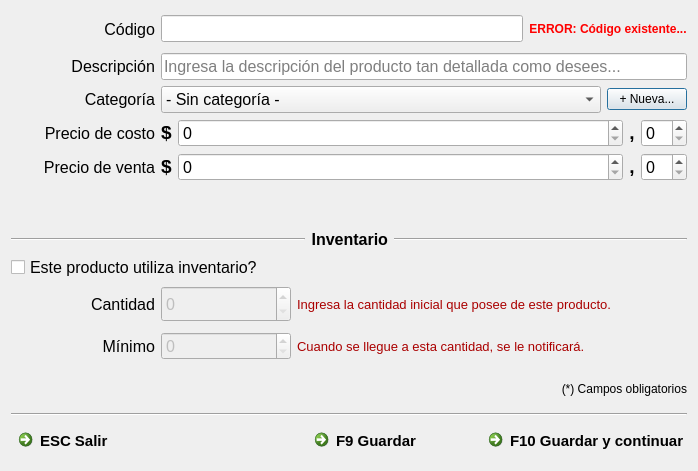
<?xml version="1.0" encoding="UTF-8"?>
<ui version="4.0">
 <class>Dialog</class>
 <widget class="QDialog" name="Dialog">
  <property name="geometry">
   <rect>
    <x>0</x>
    <y>0</y>
    <width>698</width>
    <height>471</height>
   </rect>
  </property>
  <property name="windowTitle">
   <string>Dialog</string>
  </property>
  <layout class="QVBoxLayout" name="verticalLayout_2">
   <item>
    <layout class="QVBoxLayout" name="verticalLayout">
     <item>
      <layout class="QHBoxLayout" name="hlDialog">
       <item>
        <widget class="QLabel" name="lbCodigo">
         <property name="minimumSize">
          <size>
           <width>144</width>
           <height>0</height>
          </size>
         </property>
         <property name="font">
          <font>
           <pointsize>12</pointsize>
          </font>
         </property>
         <property name="text">
          <string>Código</string>
         </property>
         <property name="alignment">
          <set>Qt::AlignRight|Qt::AlignTrailing|Qt::AlignVCenter</set>
         </property>
        </widget>
       </item>
       <item>
        <widget class="QLineEdit" name="leCodigo">
         <property name="sizePolicy">
          <sizepolicy hsizetype="Expanding" vsizetype="Fixed">
           <horstretch>0</horstretch>
           <verstretch>0</verstretch>
          </sizepolicy>
         </property>
         <property name="font">
          <font>
           <pointsize>12</pointsize>
          </font>
         </property>
        </widget>
       </item>
       <item>
        <widget class="QLabel" name="lbCodigoExistente">
         <property name="styleSheet">
          <string notr="true">color: rgb(255, 0, 0);
font: bold;</string>
         </property>
         <property name="text">
          <string>ERROR: Código existente...</string>
         </property>
         <property name="alignment">
          <set>Qt::AlignCenter</set>
         </property>
        </widget>
       </item>
      </layout>
     </item>
     <item>
      <layout class="QHBoxLayout" name="hlDialog">
       <item>
        <widget class="QLabel" name="lbDescripcion">
         <property name="minimumSize">
          <size>
           <width>144</width>
           <height>0</height>
          </size>
         </property>
         <property name="font">
          <font>
           <pointsize>12</pointsize>
          </font>
         </property>
         <property name="text">
          <string>Descripción</string>
         </property>
         <property name="alignment">
          <set>Qt::AlignRight|Qt::AlignTrailing|Qt::AlignVCenter</set>
         </property>
        </widget>
       </item>
       <item>
        <widget class="QLineEdit" name="leDescripcion">
         <property name="sizePolicy">
          <sizepolicy hsizetype="Expanding" vsizetype="Fixed">
           <horstretch>0</horstretch>
           <verstretch>0</verstretch>
          </sizepolicy>
         </property>
         <property name="font">
          <font>
           <pointsize>12</pointsize>
          </font>
         </property>
         <property name="maxLength">
          <number>256</number>
         </property>
         <property name="placeholderText">
          <string>Ingresa la descripción del producto tan detallada como desees...</string>
         </property>
        </widget>
       </item>
      </layout>
     </item>
     <item>
      <layout class="QHBoxLayout" name="horizontalLayout_3">
       <item>
        <widget class="QLabel" name="lbDescripcion_2">
         <property name="minimumSize">
          <size>
           <width>144</width>
           <height>0</height>
          </size>
         </property>
         <property name="font">
          <font>
           <pointsize>12</pointsize>
          </font>
         </property>
         <property name="text">
          <string>Categoría</string>
         </property>
         <property name="alignment">
          <set>Qt::AlignRight|Qt::AlignTrailing|Qt::AlignVCenter</set>
         </property>
        </widget>
       </item>
       <item>
        <widget class="QComboBox" name="cbCategoria">
         <property name="sizePolicy">
          <sizepolicy hsizetype="MinimumExpanding" vsizetype="Fixed">
           <horstretch>0</horstretch>
           <verstretch>0</verstretch>
          </sizepolicy>
         </property>
         <property name="font">
          <font>
           <pointsize>12</pointsize>
          </font>
         </property>
         <item>
          <property name="text">
           <string>- Sin categoría -</string>
          </property>
         </item>
        </widget>
       </item>
       <item>
        <widget class="QPushButton" name="btNuevaCategoria">
         <property name="cursor">
          <cursorShape>PointingHandCursor</cursorShape>
         </property>
         <property name="text">
          <string>+ Nueva...</string>
         </property>
        </widget>
       </item>
      </layout>
     </item>
     <item>
      <layout class="QHBoxLayout" name="hlDialog_2">
       <item>
        <widget class="QLabel" name="lbPrecio_venta_2">
         <property name="minimumSize">
          <size>
           <width>144</width>
           <height>0</height>
          </size>
         </property>
         <property name="font">
          <font>
           <pointsize>12</pointsize>
          </font>
         </property>
         <property name="text">
          <string>Precio de costo</string>
         </property>
         <property name="alignment">
          <set>Qt::AlignRight|Qt::AlignTrailing|Qt::AlignVCenter</set>
         </property>
        </widget>
       </item>
       <item>
        <layout class="QHBoxLayout" name="horizontalLayout_4">
         <property name="spacing">
          <number>6</number>
         </property>
         <item>
          <widget class="QLabel" name="label_5">
           <property name="sizePolicy">
            <sizepolicy hsizetype="Preferred" vsizetype="Preferred">
             <horstretch>0</horstretch>
             <verstretch>0</verstretch>
            </sizepolicy>
           </property>
           <property name="minimumSize">
            <size>
             <width>6</width>
             <height>0</height>
            </size>
           </property>
           <property name="maximumSize">
            <size>
             <width>25</width>
             <height>27</height>
            </size>
           </property>
           <property name="font">
            <font>
             <pointsize>14</pointsize>
             <weight>75</weight>
             <bold>true</bold>
            </font>
           </property>
           <property name="text">
            <string>$</string>
           </property>
           <property name="alignment">
            <set>Qt::AlignCenter</set>
           </property>
          </widget>
         </item>
         <item>
          <widget class="QSpinBox" name="sbPrecioCostoEntero">
           <property name="sizePolicy">
            <sizepolicy hsizetype="MinimumExpanding" vsizetype="Fixed">
             <horstretch>0</horstretch>
             <verstretch>0</verstretch>
            </sizepolicy>
           </property>
           <property name="font">
            <font>
             <pointsize>12</pointsize>
            </font>
           </property>
           <property name="maximum">
            <number>99999999</number>
           </property>
          </widget>
         </item>
         <item>
          <widget class="QLabel" name="label_6">
           <property name="sizePolicy">
            <sizepolicy hsizetype="Preferred" vsizetype="Preferred">
             <horstretch>0</horstretch>
             <verstretch>0</verstretch>
            </sizepolicy>
           </property>
           <property name="minimumSize">
            <size>
             <width>6</width>
             <height>0</height>
            </size>
           </property>
           <property name="maximumSize">
            <size>
             <width>25</width>
             <height>27</height>
            </size>
           </property>
           <property name="font">
            <font>
             <pointsize>14</pointsize>
             <weight>75</weight>
             <bold>true</bold>
            </font>
           </property>
           <property name="text">
            <string>,</string>
           </property>
           <property name="alignment">
            <set>Qt::AlignCenter</set>
           </property>
          </widget>
         </item>
         <item>
          <widget class="QSpinBox" name="sbPrecioCostoDecimal">
           <property name="font">
            <font>
             <pointsize>12</pointsize>
            </font>
           </property>
          </widget>
         </item>
        </layout>
       </item>
      </layout>
     </item>
     <item>
      <layout class="QHBoxLayout" name="hlDialog">
       <item>
        <widget class="QLabel" name="lbPrecio_venta">
         <property name="minimumSize">
          <size>
           <width>144</width>
           <height>0</height>
          </size>
         </property>
         <property name="font">
          <font>
           <pointsize>12</pointsize>
          </font>
         </property>
         <property name="text">
          <string>Precio de venta</string>
         </property>
         <property name="alignment">
          <set>Qt::AlignRight|Qt::AlignTrailing|Qt::AlignVCenter</set>
         </property>
        </widget>
       </item>
       <item>
        <layout class="QHBoxLayout" name="horizontalLayout_5">
         <property name="spacing">
          <number>6</number>
         </property>
         <item>
          <widget class="QLabel" name="label_7">
           <property name="sizePolicy">
            <sizepolicy hsizetype="Preferred" vsizetype="Preferred">
             <horstretch>0</horstretch>
             <verstretch>0</verstretch>
            </sizepolicy>
           </property>
           <property name="minimumSize">
            <size>
             <width>6</width>
             <height>0</height>
            </size>
           </property>
           <property name="maximumSize">
            <size>
             <width>25</width>
             <height>27</height>
            </size>
           </property>
           <property name="font">
            <font>
             <pointsize>14</pointsize>
             <weight>75</weight>
             <bold>true</bold>
            </font>
           </property>
           <property name="text">
            <string>$</string>
           </property>
           <property name="alignment">
            <set>Qt::AlignCenter</set>
           </property>
          </widget>
         </item>
         <item>
          <widget class="QSpinBox" name="sbPrecioVentaEntero">
           <property name="sizePolicy">
            <sizepolicy hsizetype="MinimumExpanding" vsizetype="Fixed">
             <horstretch>0</horstretch>
             <verstretch>0</verstretch>
            </sizepolicy>
           </property>
           <property name="font">
            <font>
             <pointsize>12</pointsize>
            </font>
           </property>
           <property name="maximum">
            <number>99999999</number>
           </property>
          </widget>
         </item>
         <item>
          <widget class="QLabel" name="label_8">
           <property name="sizePolicy">
            <sizepolicy hsizetype="Preferred" vsizetype="Preferred">
             <horstretch>0</horstretch>
             <verstretch>0</verstretch>
            </sizepolicy>
           </property>
           <property name="minimumSize">
            <size>
             <width>6</width>
             <height>0</height>
            </size>
           </property>
           <property name="maximumSize">
            <size>
             <width>25</width>
             <height>27</height>
            </size>
           </property>
           <property name="font">
            <font>
             <pointsize>14</pointsize>
             <weight>75</weight>
             <bold>true</bold>
            </font>
           </property>
           <property name="text">
            <string>,</string>
           </property>
           <property name="alignment">
            <set>Qt::AlignCenter</set>
           </property>
          </widget>
         </item>
         <item>
          <widget class="QSpinBox" name="sbPrecioVentaDecimal">
           <property name="font">
            <font>
             <pointsize>12</pointsize>
            </font>
           </property>
          </widget>
         </item>
        </layout>
       </item>
      </layout>
     </item>
     <item>
      <widget class="QLabel" name="label_2">
       <property name="text">
        <string/>
       </property>
      </widget>
     </item>
     <item>
      <layout class="QHBoxLayout" name="horizontalLayout_2">
       <item>
        <widget class="Line" name="line_2">
         <property name="orientation">
          <enum>Qt::Horizontal</enum>
         </property>
        </widget>
       </item>
       <item>
        <widget class="QLabel" name="lbUtiliza_inventario_2">
         <property name="sizePolicy">
          <sizepolicy hsizetype="Fixed" vsizetype="Preferred">
           <horstretch>0</horstretch>
           <verstretch>0</verstretch>
          </sizepolicy>
         </property>
         <property name="font">
          <font>
           <pointsize>12</pointsize>
           <weight>75</weight>
           <bold>true</bold>
          </font>
         </property>
         <property name="text">
          <string>Inventario</string>
         </property>
         <property name="alignment">
          <set>Qt::AlignRight|Qt::AlignTrailing|Qt::AlignVCenter</set>
         </property>
        </widget>
       </item>
       <item>
        <widget class="Line" name="line_3">
         <property name="orientation">
          <enum>Qt::Horizontal</enum>
         </property>
        </widget>
       </item>
      </layout>
     </item>
     <item>
      <layout class="QHBoxLayout" name="hlDialog">
       <item>
        <widget class="QCheckBox" name="chkUtiliza_inventario">
         <property name="sizePolicy">
          <sizepolicy hsizetype="Expanding" vsizetype="Fixed">
           <horstretch>0</horstretch>
           <verstretch>0</verstretch>
          </sizepolicy>
         </property>
         <property name="font">
          <font>
           <pointsize>12</pointsize>
          </font>
         </property>
         <property name="toolTip">
          <string>&lt;html&gt;&lt;head/&gt;&lt;body&gt;&lt;p&gt;Si activa esta opción, el producto será omitido del reporte de inventarios y podrá vender cantidades ilimitadas&lt;/p&gt;&lt;/body&gt;&lt;/html&gt;</string>
         </property>
         <property name="text">
          <string>Este producto utiliza inventario?</string>
         </property>
        </widget>
       </item>
      </layout>
     </item>
     <item>
      <layout class="QHBoxLayout" name="hlDialog">
       <item>
        <widget class="QLabel" name="lbCantidad">
         <property name="minimumSize">
          <size>
           <width>144</width>
           <height>0</height>
          </size>
         </property>
         <property name="font">
          <font>
           <pointsize>12</pointsize>
          </font>
         </property>
         <property name="text">
          <string>Cantidad</string>
         </property>
         <property name="alignment">
          <set>Qt::AlignRight|Qt::AlignTrailing|Qt::AlignVCenter</set>
         </property>
        </widget>
       </item>
       <item>
        <widget class="QSpinBox" name="sbCantidad">
         <property name="enabled">
          <bool>false</bool>
         </property>
         <property name="sizePolicy">
          <sizepolicy hsizetype="MinimumExpanding" vsizetype="Fixed">
           <horstretch>0</horstretch>
           <verstretch>0</verstretch>
          </sizepolicy>
         </property>
         <property name="maximumSize">
          <size>
           <width>130</width>
           <height>130</height>
          </size>
         </property>
         <property name="font">
          <font>
           <pointsize>12</pointsize>
          </font>
         </property>
         <property name="maximum">
          <number>9999999</number>
         </property>
        </widget>
       </item>
       <item>
        <widget class="QLabel" name="label_3">
         <property name="sizePolicy">
          <sizepolicy hsizetype="MinimumExpanding" vsizetype="Preferred">
           <horstretch>0</horstretch>
           <verstretch>0</verstretch>
          </sizepolicy>
         </property>
         <property name="font">
          <font>
           <pointsize>10</pointsize>
          </font>
         </property>
         <property name="styleSheet">
          <string notr="true">color: rgb(170, 0, 0);</string>
         </property>
         <property name="text">
          <string>Ingresa la cantidad inicial que posee de este producto.</string>
         </property>
        </widget>
       </item>
      </layout>
     </item>
     <item>
      <layout class="QHBoxLayout" name="hlDialog">
       <item>
        <widget class="QLabel" name="lbStock_minimo">
         <property name="minimumSize">
          <size>
           <width>144</width>
           <height>0</height>
          </size>
         </property>
         <property name="font">
          <font>
           <pointsize>12</pointsize>
          </font>
         </property>
         <property name="text">
          <string>Mínimo</string>
         </property>
         <property name="alignment">
          <set>Qt::AlignRight|Qt::AlignTrailing|Qt::AlignVCenter</set>
         </property>
        </widget>
       </item>
       <item>
        <widget class="QSpinBox" name="sbStock_minimo">
         <property name="enabled">
          <bool>false</bool>
         </property>
         <property name="sizePolicy">
          <sizepolicy hsizetype="MinimumExpanding" vsizetype="Fixed">
           <horstretch>0</horstretch>
           <verstretch>0</verstretch>
          </sizepolicy>
         </property>
         <property name="maximumSize">
          <size>
           <width>130</width>
           <height>16777215</height>
          </size>
         </property>
         <property name="font">
          <font>
           <pointsize>12</pointsize>
          </font>
         </property>
         <property name="maximum">
          <number>9999999</number>
         </property>
        </widget>
       </item>
       <item>
        <widget class="QLabel" name="label_4">
         <property name="sizePolicy">
          <sizepolicy hsizetype="MinimumExpanding" vsizetype="Preferred">
           <horstretch>0</horstretch>
           <verstretch>0</verstretch>
          </sizepolicy>
         </property>
         <property name="font">
          <font>
           <pointsize>10</pointsize>
          </font>
         </property>
         <property name="styleSheet">
          <string notr="true">color: rgb(170, 0, 0);</string>
         </property>
         <property name="text">
          <string>Cuando se llegue a esta cantidad, se le notificará.</string>
         </property>
        </widget>
       </item>
      </layout>
     </item>
     <item>
      <widget class="QLabel" name="label">
       <property name="text">
        <string>(*) Campos obligatorios</string>
       </property>
       <property name="alignment">
        <set>Qt::AlignRight|Qt::AlignTrailing|Qt::AlignVCenter</set>
       </property>
      </widget>
     </item>
     <item>
      <widget class="Line" name="line">
       <property name="orientation">
        <enum>Qt::Horizontal</enum>
       </property>
      </widget>
     </item>
     <item>
      <layout class="QHBoxLayout" name="horizontalLayout">
       <item>
        <widget class="QCommandLinkButton" name="btSalir">
         <property name="minimumSize">
          <size>
           <width>150</width>
           <height>35</height>
          </size>
         </property>
         <property name="font">
          <font>
           <family>Segoe UI</family>
           <pointsize>11</pointsize>
          </font>
         </property>
         <property name="cursor">
          <cursorShape>PointingHandCursor</cursorShape>
         </property>
         <property name="text">
          <string>ESC Salir</string>
         </property>
         <property name="icon">
          <iconset resource="../GUI/images_rc/icons.qrc">
           <normaloff>:/newPrefix/gtk-cancel.png</normaloff>:/newPrefix/gtk-cancel.png</iconset>
         </property>
        </widget>
       </item>
       <item>
        <spacer name="horizontalSpacer">
         <property name="orientation">
          <enum>Qt::Horizontal</enum>
         </property>
         <property name="sizeHint" stdset="0">
          <size>
           <width>40</width>
           <height>20</height>
          </size>
         </property>
        </spacer>
       </item>
       <item>
        <widget class="QCommandLinkButton" name="btGuardar">
         <property name="minimumSize">
          <size>
           <width>150</width>
           <height>35</height>
          </size>
         </property>
         <property name="font">
          <font>
           <family>Segoe UI</family>
           <pointsize>11</pointsize>
          </font>
         </property>
         <property name="cursor">
          <cursorShape>PointingHandCursor</cursorShape>
         </property>
         <property name="toolTip">
          <string>Guarda y cierra esta ventana.</string>
         </property>
         <property name="text">
          <string>F9 Guardar</string>
         </property>
         <property name="icon">
          <iconset resource="../GUI/images_rc/icons.qrc">
           <normaloff>:/newPrefix/computer.png</normaloff>:/newPrefix/computer.png</iconset>
         </property>
        </widget>
       </item>
       <item>
        <widget class="QCommandLinkButton" name="btGuardarContinuar">
         <property name="minimumSize">
          <size>
           <width>150</width>
           <height>35</height>
          </size>
         </property>
         <property name="font">
          <font>
           <family>Segoe UI</family>
           <pointsize>11</pointsize>
          </font>
         </property>
         <property name="cursor">
          <cursorShape>PointingHandCursor</cursorShape>
         </property>
         <property name="toolTip">
          <string>Guarda y deja abierta esta ventana para cargar otro producto.</string>
         </property>
         <property name="text">
          <string>F10 Guardar y continuar</string>
         </property>
         <property name="icon">
          <iconset resource="../GUI/images_rc/icons.qrc">
           <normaloff>:/newPrefix/forward.png</normaloff>:/newPrefix/forward.png</iconset>
         </property>
        </widget>
       </item>
      </layout>
     </item>
    </layout>
   </item>
  </layout>
 </widget>
 <resources>
  <include location="../GUI/images_rc/icons.qrc"/>
 </resources>
 <connections>
  <connection>
   <sender>chkUtiliza_inventario</sender>
   <signal>clicked(bool)</signal>
   <receiver>sbCantidad</receiver>
   <slot>setEnabled(bool)</slot>
   <hints>
    <hint type="sourcelabel">
     <x>62</x>
     <y>265</y>
    </hint>
    <hint type="destinationlabel">
     <x>183</x>
     <y>302</y>
    </hint>
   </hints>
  </connection>
  <connection>
   <sender>chkUtiliza_inventario</sender>
   <signal>clicked(bool)</signal>
   <receiver>sbStock_minimo</receiver>
   <slot>setEnabled(bool)</slot>
   <hints>
    <hint type="sourcelabel">
     <x>119</x>
     <y>265</y>
    </hint>
    <hint type="destinationlabel">
     <x>186</x>
     <y>335</y>
    </hint>
   </hints>
  </connection>
 </connections>
</ui>
